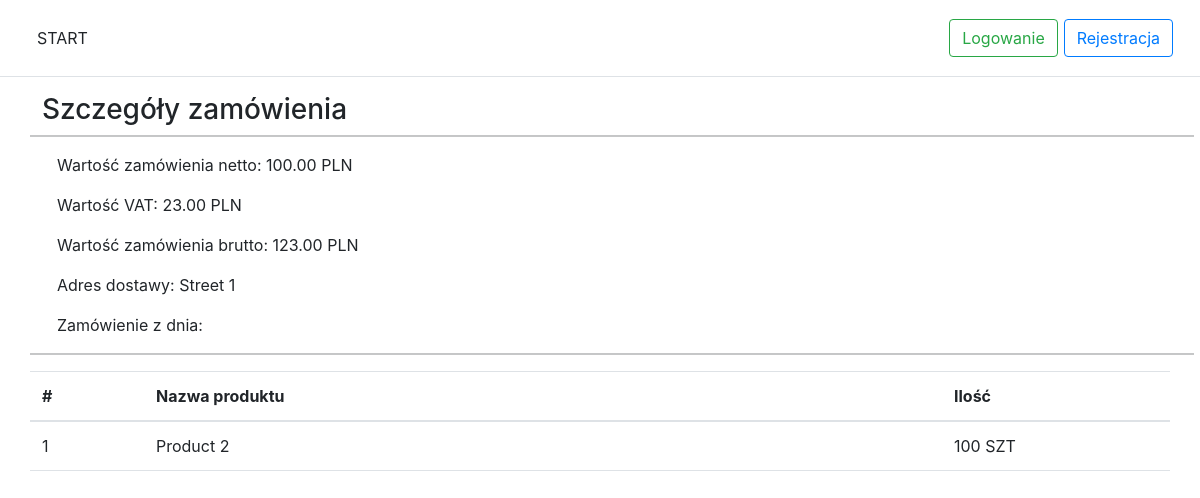
Page /src/pages/history-single.php?id=8 on the committed database.
### tables this page shows
CREATE TABLE carts
(
    `id`           int(11) AUTO_INCREMENT PRIMARY KEY NOT NULL,
    `user_id`      int(11) NOT NULL,
    `purchased`    timestamp,
    `nett_value`   decimal(10, 2)        NOT NULL,
    `vat_value`    decimal(10, 2)        NOT NULL,
    `gross_value`  decimal(10, 2)        NOT NULL,
    `address_id`   int(11),
    `user_comment` varchar(255),
    `closed`       boolean DEFAULT false NOT NULL
);

CREATE TABLE addresses
(
    `id`      int(11) AUTO_INCREMENT PRIMARY KEY NOT NULL,
    `user_id` int(11) NOT NULL,
    `street`  varchar(255) NOT NULL,
    `phone`   varchar(255) NOT NULL
);

CREATE TABLE products_in_cart
(
    `id`           int(11) AUTO_INCREMENT PRIMARY KEY NOT NULL,
    `user_id`      int(11) NOT NULL,
    `cart_id`      int(11) NOT NULL,
    `product_id`   int(11) NOT NULL,
    `user_comment` varchar(255)   NOT NULL,
    `quantity`     int(11) NOT NULL,
    `nett_value`   decimal(10, 2) NOT NULL,
    `vat_value`    decimal(10, 2) NOT NULL,
    `gross_value`  decimal(10, 2) NOT NULL
);

CREATE TABLE `products`
(
    `id`             int(11) AUTO_INCREMENT PRIMARY KEY NOT NULL,
    `auction_number` varchar(255)   NOT NULL,
    `name`           varchar(255)   NOT NULL,
    `description`    varchar(1000)  NOT NULL,
    `nett_price`     decimal(10, 2) NOT NULL,
    `vat`            int(11) NOT NULL,
    `gross_price`    decimal(10, 2) NOT NULL,
    `optima_code`    varchar(255),
    `ean`            varchar(255)
);

### src/pages/history-single.php (the view, shortened to what this page needs)
<!doctype html>
<html lang="pl">
<head>
    <?php include_once('../static/elements/head.inc.php'); ?>
</head>
<body>
<header>
    <?php include_once('../static/elements/header.php') ?>
</header>
<div class="container">
    <div class="row">
        <h3>Szczegóły zamówienia</h3>
        <hr>
        <?php
        if (isset($_GET['id'])) {
            include_once '../classes/dbh.classes.php';
            $cartId = $_GET['id'];
            $stmt_cart = $connection->prepare('SELECT * FROM carts INNER JOIN addresses on carts.address_id = addresses.id WHERE carts.id = ?;');
            $stmt_cart->bind_param('i', $cartId);
            $stmt_cart->execute();
            $result = $stmt_cart->get_result();
            if ($result > 0) {
                $cart = $result->fetch_assoc(); ?>
                <div>
                    <p class="col-12">Wartość zamówienia netto: <?= $cart['nett_value'] ?> PLN</p>
                    <p class="col-12">Wartość VAT: <?= $cart['vat_value'] ?> PLN</p>
                    <p class="col-12">Wartość zamówienia brutto: <?= $cart['gross_value'] ?> PLN</p>
                    <p class="col-12">Adres dostawy: <?= $cart['street'] ?></p>
                    <p class="col-12">Zamówienie z dnia: <?= $cart['purchased'] ?></p>
                </div>
                <hr>
                <table class="table table-hover">
                    <thead>
                    <tr>
                        <th scope="col" style="width: 10%">#</th>
                        <th scope="col" style="width: 70%">Nazwa produktu</th>
                        <th scope="col" style="width: 20%">Ilość</th>
                    </tr>
                    </thead>
                    <tbody>
                    <?php
                    $stmt_products = $connection->prepare('SELECT * FROM products_in_cart INNER JOIN products on products_in_cart.product_id = products.id WHERE products_in_cart.cart_id = ?;');
                    $stmt_products->bind_param('i', $cartId);
                    $stmt_products->execute();
                    $result = $stmt_products->get_result();
                    $products = $result->fetch_all(MYSQLI_ASSOC);
                    $rowNumber = 0;
                    foreach ($products as $product) {
                        $rowNumber += 1; ?>
                        <tr>
                            <td style="width 10%"><?= $rowNumber ?></td>
                            <td style="width 70%"><?= $product['name'] ?></td>
                            <td style="width 20%"><?= $product['quantity'] ?> SZT</td>
                        </tr>
                    <?php }
                    ?>
                    </tbody>
                </table>
                <?php
            } else {
                echo('<div class="alert alert-danger text-center" role="alert">Błąd wczytywania koszyka</div>');
            }
        }
        ?>
    </div>
</div>
</body>
</html>

### src/static/css/header.css (style rules this page uses)
html { font-size: 14px; }
@media (min-width: 768px) { html { font-size: 16px; } }

### src/static/css/footer.css (style rules this page uses)
html { font-size: 14px; }
@media (min-width: 768px) { html { font-size: 16px; } }

### src/static/css/validation.css (style rules this page uses)
html { font-size: 14px; }
@media (min-width: 768px) { html { font-size: 16px; } }

### rows in the picture
carts: nett_value "100.00", vat_value "23.00", gross_value "123.00", address.street "Street 1"
products_in_cart: product.name "Product 2", quantity "100"
